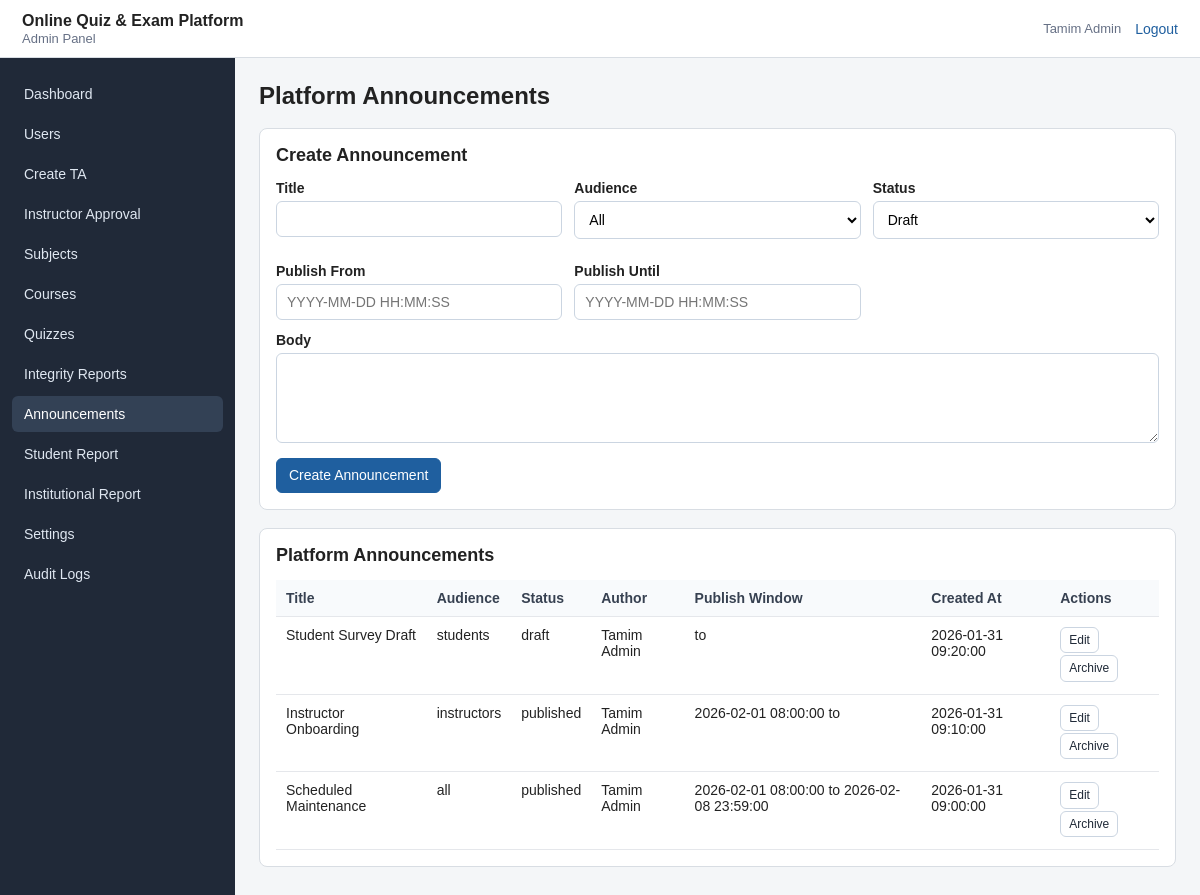
The page /admin.php?action=platform_announcements (signed in) on the database its author committed.
### tables this page shows
CREATE TABLE `platform_announcements` (
  `id` INT UNSIGNED NOT NULL AUTO_INCREMENT,
  `author_id` INT UNSIGNED NOT NULL,
  `title` VARCHAR(150) NOT NULL,
  `body` TEXT NOT NULL,
  `audience` ENUM('all', 'students', 'instructors', 'tas') NOT NULL DEFAULT 'all',
  `status` ENUM('draft', 'published', 'archived') NOT NULL DEFAULT 'draft',
  `publish_from` DATETIME DEFAULT NULL,
  `publish_until` DATETIME DEFAULT NULL,
  `created_at` TIMESTAMP NOT NULL DEFAULT CURRENT_TIMESTAMP,
  PRIMARY KEY (`id`),
  KEY `idx_platform_announcements_author` (`author_id`),
  KEY `idx_platform_announcements_status` (`status`),
  KEY `idx_platform_announcements_audience` (`audience`),
  CONSTRAINT `fk_platform_announcements_author`
    FOREIGN KEY (`author_id`) REFERENCES `users` (`id`)
    ON UPDATE CASCADE ON DELETE RESTRICT
);

CREATE TABLE `users` (
  `id` INT UNSIGNED NOT NULL AUTO_INCREMENT,
  `username` VARCHAR(50) DEFAULT NULL,
  `name` VARCHAR(100) NOT NULL,
  `email` VARCHAR(150) NOT NULL,
  `password_hash` VARCHAR(255) NOT NULL,
  `phone` VARCHAR(30) DEFAULT NULL,
  `role` ENUM('student', 'instructor', 'ta', 'admin') NOT NULL,
  `profile_pic` VARCHAR(255) DEFAULT NULL,
  `student_id` VARCHAR(50) DEFAULT NULL,
  `program` VARCHAR(100) DEFAULT NULL,
  `department` VARCHAR(100) DEFAULT NULL,
  `bio` TEXT DEFAULT NULL,
  `approval_status` ENUM('pending', 'approved', 'rejected') NOT NULL DEFAULT 'approved',
  `is_active` TINYINT(1) NOT NULL DEFAULT 1,
  `created_at` TIMESTAMP NOT NULL DEFAULT CURRENT_TIMESTAMP,
  `updated_at` TIMESTAMP NULL DEFAULT NULL ON UPDATE CURRENT_TIMESTAMP,
  PRIMARY KEY (`id`),
  UNIQUE KEY `uq_users_username` (`username`),
  UNIQUE KEY `uq_users_email` (`email`),
  UNIQUE KEY `uq_users_student_id` (`student_id`),
  KEY `idx_users_role` (`role`),
  KEY `idx_users_active` (`is_active`),
  KEY `idx_users_approval_status` (`approval_status`)
);

### admin.php (called while the page is built, shortened)
<?php
require_once __DIR__ . '/config/database.php';
require_once __DIR__ . '/config/helpers.php';
require_once __DIR__ . '/controllers/AdminController.php';
$action = isset($_GET['action']) ? trim($_GET['action']) : 'dashboard';
adminRoute($conn, $action);

### models/PlatformAnnouncementModel.php (called while the page is built, shortened)
<?php
function platformAnnouncementGetAll($conn)
{
    $sql = "SELECT platform_announcements.*, users.name AS author_name
            FROM platform_announcements
            INNER JOIN users ON users.id = platform_announcements.author_id
            ORDER BY platform_announcements.created_at DESC";
    return dbSelectAll($conn, $sql);
}

### config/helpers.php (called while the page is built, shortened)
<?php
function e($value)
{
    return htmlspecialchars((string)$value, ENT_QUOTES, 'UTF-8');
}
function dbSelectAll($conn, $sql, $types = '', $params = array())
{
    $stmt = mysqli_prepare($conn, $sql);
    if (!mysqli_stmt_execute($stmt)) {
        mysqli_stmt_close($stmt);
        die('Database query execute failed.');
    }
    $result = mysqli_stmt_get_result($stmt);
    $rows = array();
    while ($row = mysqli_fetch_assoc($result)) {
        $rows[] = $row;
    }
    return $rows;
}

### views/admin/platform_announcements.php (the view, shortened to what this page needs)
<?php require __DIR__ . '/../partials/admin_header.php'; ?>
<div class="panel">
    <h2><?php echo $editAnnouncement ? 'Edit Announcement' : 'Create Announcement'; ?></h2>
    <form id="announcementForm" method="post" action="admin.php?action=platform_announcements">
        <div class="form-grid">
            <div class="form-row">
                <label for="title">Title</label>
                <input id="title" name="title" type="text" value="<?php echo $editAnnouncement ? e($editAnnouncement['title']) : ''; ?>">
            </div>
            <div class="form-row">
                <label for="audience">Audience</label>
                <select id="audience" name="audience">
                    <?php $audienceValue = $editAnnouncement ? $editAnnouncement['audience'] : 'all'; ?>
                    <option value="all" <?php echo $audienceValue === 'all' ? 'selected' : ''; ?>>All</option>
                </select>
            </div>
            <div class="form-row">
                <label for="status">Status</label>
                <?php $statusValue = $editAnnouncement ? $editAnnouncement['status'] : 'draft'; ?>
                <select id="status" name="status">
                    <option value="draft" <?php echo $statusValue === 'draft' ? 'selected' : ''; ?>>Draft</option>
                </select>
            </div>
            <div class="form-row">
                <label for="publish_from">Publish From</label>
                <input id="publish_from" name="publish_from" type="text" value="<?php echo $editAnnouncement ? e($editAnnouncement['publish_from']) : ''; ?>" placeholder="YYYY-MM-DD HH:MM:SS">
            </div>
            <div class="form-row">
                <label for="publish_until">Publish Until</label>
                <input id="publish_until" name="publish_until" type="text" value="<?php echo $editAnnouncement ? e($editAnnouncement['publish_until']) : ''; ?>" placeholder="YYYY-MM-DD HH:MM:SS">
            </div>
        </div>
        <div class="form-row">
            <label for="body">Body</label>
            <textarea id="body" name="body"><?php echo $editAnnouncement ? e($editAnnouncement['body']) : ''; ?></textarea>
        </div>
        <button class="primary"><?php echo $editAnnouncement ? 'Update Announcement' : 'Create Announcement'; ?></button>
    </form>
</div>
<div class="panel">
    <h2>Platform Announcements</h2>
    <div class="table-wrap">
        <table>
            <thead>
                <tr>
                    <th>Title</th>
                    <th>Audience</th>
                    <th>Status</th>
                    <th>Author</th>
                    <th>Publish Window</th>
                    <th>Created At</th>
                    <th>Actions</th>
                </tr>
            </thead>
            <tbody>
                <?php foreach ($announcements as $announcement): ?>
                    <tr>
                        <td><?php echo e($announcement['title']); ?></td>
                        <td><?php echo e($announcement['audience']); ?></td>
                        <td><?php echo e($announcement['status']); ?></td>
                        <td><?php echo e($announcement['author_name']); ?></td>
                        <td><?php echo e($announcement['publish_from']); ?> to <?php echo e($announcement['publish_until']); ?></td>
                        <td><?php echo e($announcement['created_at']); ?></td>
                        <td>
                            <a class="btn small" href="admin.php?action=platform_announcements&edit_id=<?php echo e($announcement['id']); ?>">Edit</a>
                            <?php if ($announcement['status'] !== 'archived'): ?>
                                <form class="inline-form confirm-form" data-confirm="Archive this announcement?" method="post" action="admin.php?action=platform_announcements">
                                    <button class="small">Archive</button>
                                </form>
                            <?php endif; ?>
                        </td>
                    </tr>
                <?php endforeach; ?>
            </tbody>
        </table>
    </div>
</div>
<?php require __DIR__ . '/../partials/admin_footer.php'; ?>

### views/assets/css/style.css (style rules this page uses)
* { box-sizing: border-box; }
body { margin: 0; font-family: Arial, Helvetica, sans-serif; color: #222; background: #f4f6f8; font-size: 14px; }
a { color: #1f5f9f; text-decoration: none; }
h2 { font-size: 18px; margin: 0 0 14px; }
.panel { background: #ffffff; border: 1px solid #d8dde3; border-radius: 8px; padding: 16px; margin-bottom: 18px; }
.table-wrap { overflow-x: auto; }
table { width: 100%; border-collapse: collapse; background: #ffffff; }
th, td { border-bottom: 1px solid #e5e7eb; padding: 10px; text-align: left; vertical-align: top; }
th { background: #f8fafc; font-weight: 700; color: #374151; }
.form-grid { display: grid; grid-template-columns: repeat(auto-fit, minmax(220px, 1fr)); gap: 12px; }
.form-row { margin-bottom: 12px; }
label { display: block; font-weight: 700; margin-bottom: 5px; }
input, select, textarea { width: 100%; padding: 9px 10px; border: 1px solid #cbd5e1; border-radius: 6px; background: #ffffff; font: inherit; }
textarea { min-height: 90px; resize: vertical; }
.inline-form { display: inline-block; margin: 2px 0; }
.btn, button { display: inline-block; border: 1px solid #cbd5e1; background: #ffffff; color: #1f2937; padding: 8px 12px; border-radius: 6px; cursor: pointer; font: inherit; line-height: 1.2; }
.btn.primary, button.primary { background: #1f5f9f; border-color: #1f5f9f; color: #ffffff; }
.btn.small, button.small { padding: 5px 8px; font-size: 12px; }

### rows shown on the page
platform_announcements: title "Student Survey Draft", audience "students", status "draft", author.name "Tamim Admin", created_at "2026-01-31 09:20:00"
platform_announcements: title "Instructor Onboarding", audience "instructors", status "published", author.name "Tamim Admin", publish_from "2026-02-01 08:00:00", created_at "2026-01-31 09:10:00"
platform_announcements: title "Scheduled Maintenance", audience "all", status "published", author.name "Tamim Admin", publish_from "2026-02-01 08:00:00", publish_until "2026-02-08 23:59:00", created_at "2026-01-31 09:00:00"

### other values the page prints
$_SESSION['name'] "Tamim Admin"
$label "Dashboard"
$label "Users"
$label "Create TA"
$label "Instructor Approval"
$label "Subjects"
$label "Courses"
$label "Quizzes"
$label "Integrity Reports"
$label "Announcements"
$label "Student Report"
$label "Institutional Report"
$label "Settings"
$label "Audit Logs"
$pageTitle "Platform Announcements"
